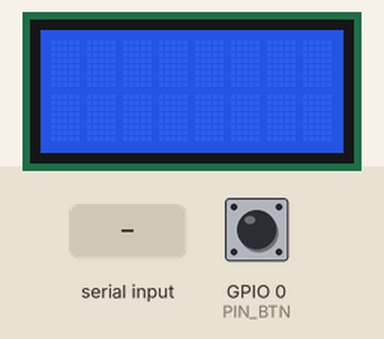
Bench run of a sketch on a simulated ESP32-S3. On the bench: 8×2 character LCD. The test bench sets the inputs (shaded band); at power-on: GPIO 0 (PIN_BTN) HIGH. What the sketch prints to the serial monitor is not drawn.

Above: at 1.3 s.
1.4 s: "A90\n" received over Serial
3.8 s: "S90\n" received over Serial
At 5.0 s:
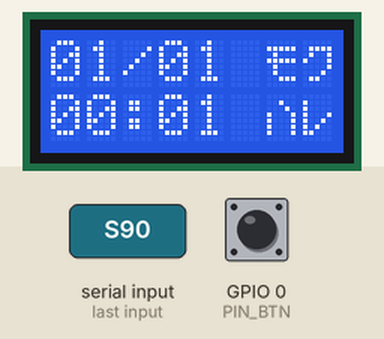
5.3 s: GPIO 0 (PIN_BTN) pulled LOW for 0.15 s
At 6.2 s:
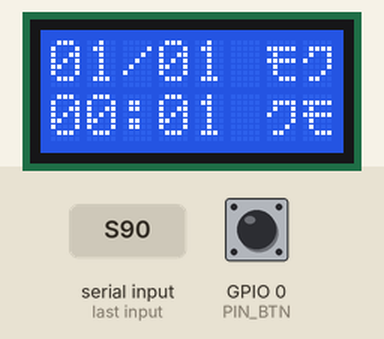
6.9 s: "M90\n" received over Serial
At 7.2 s:
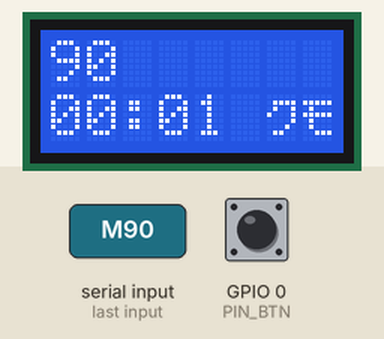
8.4 s: "W,45\n" received over Serial
At 9.4 s:
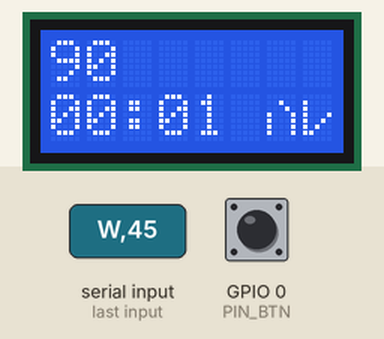
9.9 s: "A,45\n" received over Serial
Timing chart, 0 to 12.9 s (numbered marks = the images above; inputs shaded):
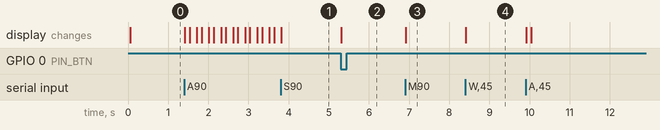

Measured:
- after the input at 3.8 s, the display: changes at once (image 1)
- after the input at 5.3 s, the display: changes at once (image 2)
- after the input at 6.9 s, the display: changes at once (image 3)
- after the input at 8.4 s, the display: changes at once (image 4)

The sketch:

stamps3_lcd_clock.ino
```cpp
// 8x2 の時計 — stamps3_lcd_clock
//
// M5Stamp S3A + ACM0802C-NLW-BBH。配線は stamps3_lcd0802 と同じ。
//
//   09/16ｽｲ      上段: 月/日 + 曜日（3 マス右寄せ）
//   01:52 ﾊﾚ      下段: 時:分 + 天気（2 マス）
//
// 時刻は ESP32 が millis() で持つ。PC は同期を投げるだけなので、
// ケーブルを抜いても時計は動き続ける（RTC が無いので少しずつずれる。PC が繋がっていれば直る）。
//
// Serial のプロトコル（115200、行単位）:
//   S<epoch>   時刻合わせ。epoch はローカル時刻の秒（PC 側で時差を足しておく）
//   W<0-4>     天気 0=ハレ 1=クモ 2=アメ 3=ユキ 4=カミ
//   M<text>    上段にメッセージ（UTF-8）。出したままになる。次の M か C で入れ替わる
//   C          メッセージを消して日付に戻す
//   A<n>       n 回点滅して知らせる（文字と内蔵 LED）
//   ?          いまの状態を返す
//
// ボード: ESP32S3 Dev Module / USB CDC On Boot: Enabled / Flash 8MB

#include <Arduino.h>
#include <LiquidCrystal.h>
#include <time.h>
#include "kana.h"

#define PIN_LCD_RS 1
#define PIN_LCD_EN 5
#define PIN_LCD_D4 3
#define PIN_LCD_D5 7
#define PIN_LCD_D6 9
#define PIN_LCD_D7 13
#define PIN_BTN     0
#define PIN_RGB_LED 21

LiquidCrystal lcd(PIN_LCD_RS, PIN_LCD_EN, PIN_LCD_D4, PIN_LCD_D5, PIN_LCD_D6, PIN_LCD_D7);

// ---------------------------------------------------------------- 文字
// CGROM は A00。0xA1-0xDF が JIS X 0201 の半角カナ。濁点 0xDE は独立した 1 文字なので
// 「ｹﾞﾂ」は 3 マス、「ｽｲ」は 2 マス。曜日によって幅が変わるため右寄せで吸収する。
//
// 日 ﾆﾁ(2) / 月 ｹﾞﾂ(3) / 火 ｶﾖ(2) / 水 ｽｲ(2) / 木 ﾓｸ(2) / 金 ｷﾝ(2) / 土 ﾄﾞﾖ(3)
// 土曜は ﾄﾞﾖｳ だと 4 マスで入らないので ﾄﾞﾖ に詰めてある。
static const uint8_t WDAY[7][4] = {
  {2, 0xC6, 0xC1, 0},          // 日 ﾆﾁ
  {3, 0xB9, 0xDE, 0xC2},       // 月 ｹﾞﾂ
  {2, 0xB6, 0xD6, 0},          // 火 ｶﾖ
  {2, 0xBD, 0xB2, 0},          // 水 ｽｲ
  {2, 0xD3, 0xB8, 0},          // 木 ﾓｸ
  {2, 0xB7, 0xDD, 0},          // 金 ｷﾝ
  {3, 0xC4, 0xDE, 0xD6},       // 土 ﾄﾞﾖ
};
#define WDAY_CELLS 3           // 右寄せで確保する幅

// 天気はどれも 2 マスに収まるものを選んである（ｸﾓﾘ は 3 マスなので ｸﾓ）
static const uint8_t WX[5][2] = {
  {0xCA, 0xDA},   // ハレ
  {0xB8, 0xD3},   // クモ
  {0xB1, 0xD2},   // アメ
  {0xD5, 0xB7},   // ユキ
  {0xB6, 0xD0},   // カミ（雷）
};
#define WX_N 5

// ---------------------------------------------------------------- 状態
static uint32_t baseEpoch  = 0;      // 最後に同期したローカル時刻（秒）
static uint32_t baseMillis = 0;
static bool     synced     = false;
static int      wx         = 0;
static uint32_t lastShown  = 0;      // 表示中の分。変わったときだけ描き直す

// メッセージ。出ているあいだは上段が日付からこれに置き換わる（下段の時計は残る）。
// 消えると困る用途（「待ってる」など）があるので、時間では消さない。次の M か C で入れ替わる。
static uint8_t  msg[8];
static int      msgLen    = 0;
static bool     msgActive = false;

static char line[64];
static int  lineLen = 0;

void led(uint8_t r, uint8_t g, uint8_t b) {
#if __has_include(<esp32-hal-rgb-led.h>)
  neopixelWrite(PIN_RGB_LED, r, g, b);
#endif
}

uint32_t nowEpoch() { return baseEpoch + (millis() - baseMillis) / 1000; }

// 8 マスを 1 行ぶん書く。足りない分は空白で埋める（clear() は使わない。ちらつくので）
void writeRow(int row, const uint8_t *cells, int n) {
  lcd.setCursor(0, row);
  for (int i = 0; i < 8; i++) lcd.write(i < n ? cells[i] : (uint8_t)' ');
}

void draw() {
  uint32_t e = nowEpoch();
  time_t t = (time_t)e;
  struct tm tmv;
  gmtime_r(&t, &tmv);   // baseEpoch にローカル時刻を入れてあるので gmtime でローカルの値が出る

  uint8_t top[8], bot[8];
  int n;

  // 上段: メッセージが出ていればそれ。無ければ MM/DD + 曜日を右寄せ
  if (msgActive) {
    writeRow(0, msg, msgLen);
  } else {
    n = 0;
    top[n++] = '0' + (tmv.tm_mon + 1) / 10;
    top[n++] = '0' + (tmv.tm_mon + 1) % 10;
    top[n++] = '/';
    top[n++] = '0' + tmv.tm_mday / 10;
    top[n++] = '0' + tmv.tm_mday % 10;
    {
      const uint8_t *w = WDAY[tmv.tm_wday % 7];
      int wlen = w[0];
      for (int i = 0; i < WDAY_CELLS - wlen; i++) top[n++] = ' ';   // 右寄せぶんの空白
      for (int i = 0; i < wlen; i++) top[n++] = w[1 + i];
    }
    writeRow(0, top, n);
  }

  // 下段: HH:MM + 天気
  n = 0;
  bot[n++] = '0' + tmv.tm_hour / 10;
  bot[n++] = '0' + tmv.tm_hour % 10;
  bot[n++] = synced ? ':' : ' ';   // 未同期のあいだはコロンを消して「合っていない」と分かるようにする
  bot[n++] = '0' + tmv.tm_min / 10;
  bot[n++] = '0' + tmv.tm_min % 10;
  bot[n++] = ' ';
  bot[n++] = WX[wx][0];
  bot[n++] = WX[wx][1];
  writeRow(1, bot, n);
}

void handleLine(const char *s) {
  if (s[0] == 'S') {
    baseEpoch  = (uint32_t)strtoul(s + 1, NULL, 10);
    baseMillis = millis();
    synced     = true;
    lastShown  = 0;                       // すぐ描き直す
    Serial.printf("synced %lu\n", (unsigned long)baseEpoch);
    led(0, 20, 0);
  } else if (s[0] == 'W') {
    int v = atoi(s + 1);
    if (v >= 0 && v < WX_N) { wx = v; lastShown = 0; Serial.printf("wx %d\n", v); }
    else Serial.printf("wx out of range: %d\n", v);
  } else if (s[0] == 'M') {
    // UTF-8 を CGROM のバイトに変換して 8 マスに詰める。
    // 濁点が 1 マス食うので、元の文字数ではなくマス数で切れる点に注意。
    msgLen    = kanaFromUtf8(s + 1, msg, 8);
    msgActive = (msgLen > 0);
    lastShown = 0;
    Serial.printf("msg %d マス\n", msgLen);
  } else if (s[0] == 'C') {
    msgActive = false;
    lastShown = 0;
    Serial.println("msg cleared");
  } else if (s[0] == 'A') {
    int n = atoi(s + 1);
    if (n < 1) n = 1;
    if (n > 8) n = 8;
    for (int i = 0; i < n; i++) {   // バックライトは配線が固定なので、文字と内蔵 LED で知らせる
      lcd.noDisplay(); led(40, 20, 0); delay(120);
      lcd.display();   led(0, 0, 0);  delay(180);
    }
    led(0, 8, 0);
    Serial.printf("alert %d\n", n);
  } else if (s[0] == '?') {
    Serial.printf("epoch %lu synced %d wx %d msg %d\n",
                  (unsigned long)nowEpoch(), synced ? 1 : 0, wx, msgActive ? msgLen : 0);
  }
}

void setup() {
  Serial.begin(115200);
  pinMode(PIN_BTN, INPUT_PULLUP);
  led(0, 0, 8);

  delay(50);
  lcd.begin(8, 2);
  lcd.clear();

  Serial.println();
  Serial.println("stamps3_lcd_clock ready.");
  Serial.println("  S<epoch>  時刻合わせ（ローカル時刻の秒。PC 側で時差を足しておく）");
  Serial.println("  W<0-4>    0=ハレ 1=クモ 2=アメ 3=ユキ 4=カミ");
  Serial.println("  M<text>   上段にメッセージ（UTF-8）");
  Serial.println("  C         メッセージを消す");
  Serial.println("  A<n>      n 回点滅");
  Serial.println("  ?         状態を返す");
  Serial.println("同期するまでコロンが消えています。G0 でメッセージ消去／天気送り。");
  led(20, 8, 0);   // 未同期は橙
}

void loop() {
  while (Serial.available()) {
    char c = (char)Serial.read();
    if (c == '\n' || c == '\r') {
      if (lineLen > 0) { line[lineLen] = 0; handleLine(line); lineLen = 0; }
    } else if (lineLen < (int)sizeof(line) - 1) {
      line[lineLen++] = c;
    }
  }

  // G0: メッセージが出ていれば消す。出ていなければ天気を送る（PC 無しで見た目を確かめる用）
  static bool prev = true;
  static uint32_t at = 0;
  bool btn = digitalRead(PIN_BTN);
  if (prev && !btn && millis() - at > 200) {
    at = millis();
    if (msgActive) { msgActive = false; Serial.println("msg cleared"); }
    else           { wx = (wx + 1) % WX_N; Serial.printf("wx %d\n", wx); }
    lastShown = 0;
  }
  prev = btn;

  // 分が変わったときだけ描く。毎周描くと点滅して見える
  uint32_t minute = nowEpoch() / 60;
  if (minute != lastShown) { lastShown = minute; draw(); }

  delay(20);
}
```

kana.h
```cpp
// UTF-8 → HD44780 A00 CGROM（JIS X 0201 半角カナ）の変換。
//
// この液晶の CGROM は A00。0xA1-0xDF が半角カナでそのまま並んでいる。
// 濁点 0xDE / 半濁点 0xDF は独立した 1 文字なので、「ガ」は 2 バイト = 画面の 2 マス。
// 変換後の「マス数」は元の文字数と一致しない。数えるのは必ずマスのほう。
//
// ひらがなは CGROM に字形が無いので、カタカナに寄せる（Unicode 上でちょうど 0x60 違い）。

#pragma once
#include <Arduino.h>

// U+30A1(ァ) から U+30FC(ー) まで 92 文字。{ 本体, 濁点 }。濁点が要らないものは 0。
static const uint8_t KANA_TBL[][2] = {
  {0xA7,0},{0xB1,0},{0xA8,0},{0xB2,0},{0xA9,0},   // ァアィイゥ
  {0xB3,0},{0xAA,0},{0xB4,0},{0xAB,0},{0xB5,0},   // ウェエォオ
  {0xB6,0},{0xB6,0xDE},{0xB7,0},{0xB7,0xDE},      // カガキギ
  {0xB8,0},{0xB8,0xDE},{0xB9,0},{0xB9,0xDE},      // クグケゲ
  {0xBA,0},{0xBA,0xDE},{0xBB,0},{0xBB,0xDE},      // コゴサザ
  {0xBC,0},{0xBC,0xDE},{0xBD,0},{0xBD,0xDE},      // シジスズ
  {0xBE,0},{0xBE,0xDE},{0xBF,0},{0xBF,0xDE},      // セゼソゾ
  {0xC0,0},{0xC0,0xDE},{0xC1,0},{0xC1,0xDE},      // タダチヂ
  {0xAF,0},{0xC2,0},{0xC2,0xDE},                  // ッツヅ
  {0xC3,0},{0xC3,0xDE},{0xC4,0},{0xC4,0xDE},      // テデトド
  {0xC5,0},{0xC6,0},{0xC7,0},{0xC8,0},{0xC9,0},   // ナニヌネノ
  {0xCA,0},{0xCA,0xDE},{0xCA,0xDF},               // ハバパ
  {0xCB,0},{0xCB,0xDE},{0xCB,0xDF},               // ヒビピ
  {0xCC,0},{0xCC,0xDE},{0xCC,0xDF},               // フブプ
  {0xCD,0},{0xCD,0xDE},{0xCD,0xDF},               // ヘベペ
  {0xCE,0},{0xCE,0xDE},{0xCE,0xDF},               // ホボポ
  {0xCF,0},{0xD0,0},{0xD1,0},{0xD2,0},{0xD3,0},   // マミムメモ
  {0xAC,0},{0xD4,0},{0xAD,0},{0xD5,0},{0xAE,0},   // ャヤュユョ
  {0xD6,0},                                        // ヨ
  {0xD7,0},{0xD8,0},{0xD9,0},{0xDA,0},{0xDB,0},   // ラリルレロ
  {0xDC,0},{0xDC,0},                              // ヮワ
  {0xB2,0},{0xB4,0},                              // ヰヱ（イ・エで代用）
  {0xA6,0},{0xDD,0},                              // ヲン
  {0xB3,0xDE},                                     // ヴ
  {0xB6,0},{0xB9,0},                              // ヵヶ（カ・ケで代用）
  {0xDC,0xDE},{0xB2,0xDE},{0xB4,0xDE},{0xA6,0xDE},// ヷヸヹヺ
  {0xA5,0},{0xB0,0},                              // ・ー
};
static const uint16_t KANA_FIRST = 0x30A1;
static const uint16_t KANA_LAST  = 0x30FC;

// コードポイント 1 つを out に積む。積んだマス数を返す。
inline int kanaPutCodepoint(uint32_t cp, uint8_t *out, int room) {
  if (room <= 0) return 0;
  if (cp < 0x20) return 0;
  if (cp < 0x80) { out[0] = (uint8_t)cp; return 1; }

  switch (cp) {
    case 0x3000: out[0] = ' ';  return 1;   // 全角スペース
    case 0x3001: out[0] = 0xA4; return 1;   // 、
    case 0x3002: out[0] = 0xA1; return 1;   // 。
    case 0x300C: out[0] = 0xA2; return 1;   // 「
    case 0x300D: out[0] = 0xA3; return 1;   // 」
    case 0x309B: out[0] = 0xDE; return 1;   // ゛
    case 0x309C: out[0] = 0xDF; return 1;   // ゜
  }

  if (cp >= 0x3041 && cp <= 0x3096) cp += 0x60;          // ひらがな → カタカナ

  if (cp >= KANA_FIRST && cp <= KANA_LAST) {
    const uint8_t *e = KANA_TBL[cp - KANA_FIRST];
    out[0] = e[0];
    if (!e[1]) return 1;
    if (room < 2) return 1;                               // 濁点が入らないなら本体だけ
    out[1] = e[1];
    return 2;
  }
  if (cp >= 0xFF61 && cp <= 0xFF9F) { out[0] = (uint8_t)(cp - 0xFEC0); return 1; }  // 半角カナ直送り

  out[0] = '?';
  return 1;
}

// UTF-8 の文字列をまるごと変換する。積んだマス数を返す（元の文字数とは一致しない）。
inline int kanaFromUtf8(const char *s, uint8_t *out, int maxOut) {
  int n = 0;
  while (*s && n < maxOut) {
    uint8_t c = (uint8_t)*s++;
    uint32_t cp;
    int need;
    if      (c < 0x80)          { cp = c;        need = 0; }
    else if ((c & 0xE0) == 0xC0) { cp = c & 0x1F; need = 1; }
    else if ((c & 0xF0) == 0xE0) { cp = c & 0x0F; need = 2; }
    else if ((c & 0xF8) == 0xF0) { cp = c & 0x07; need = 3; }
    else continue;                                        // 不正な先頭バイトは捨てる
    bool ok = true;
    for (int i = 0; i < need; i++) {
      uint8_t k = (uint8_t)*s;
      if ((k & 0xC0) != 0x80) { ok = false; break; }      // 途中で切れている
      cp = (cp << 6) | (k & 0x3F);
      s++;
    }
    if (!ok) continue;
    n += kanaPutCodepoint(cp, out + n, maxOut - n);
  }
  return n;
}
```
